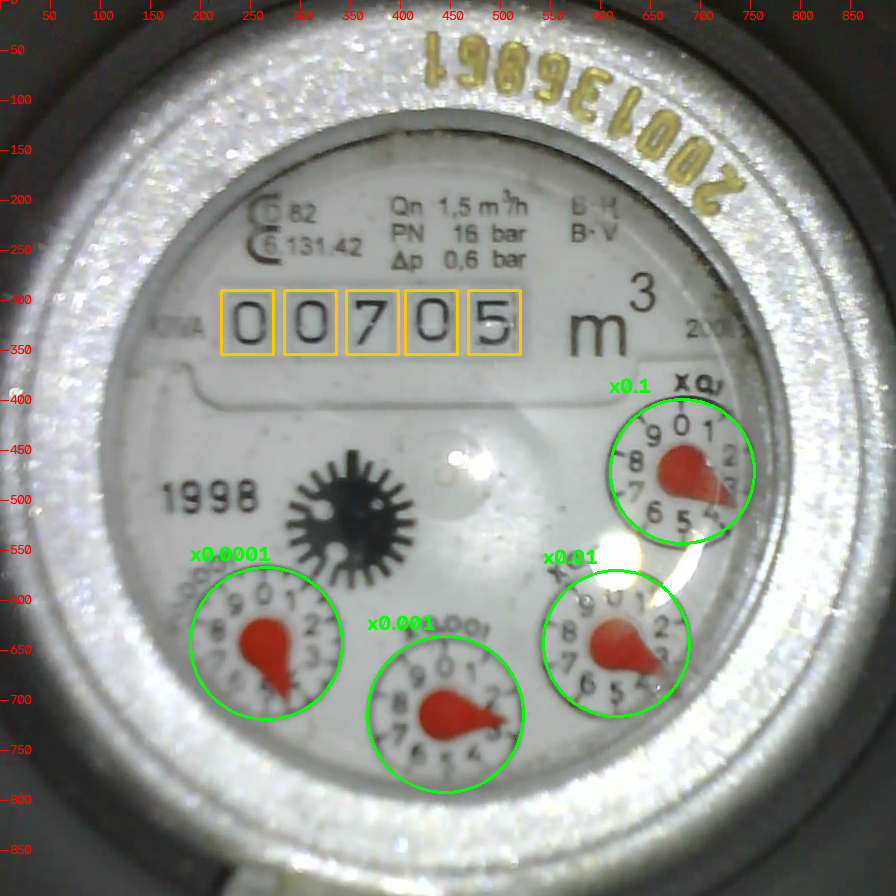
#> input picture projects/espcam-water/cv/meter.canonical.png, 896 x 896 px, given in place of ref_mounted.jpg, which was not available
$ python debug_dials.py
#> lines starting #> are read from the running program, lines starting #| are printed output that depends on the picture; after the words box and inside, x2 and y2 are one past the last pixel; in counts of white or black regions, pixels touching at a corner belong together
### projects/espcam-water/cv/watermeter/config.py
"""Meter layout configuration (canonical, upright meter frame) and reference-image calibration."""
from __future__ import annotations

import dataclasses
import pathlib

import cv2
import numpy as np
import yaml


@dataclasses.dataclass
class Dial:
    name: str
    factor: float          # m3 per full revolution / 10, e.g. 0.1 for the x0.1 dial
    cx: float
    cy: float
    r: float
    zero_deg: float = 0.0  # extra per-dial correction of the "0" direction, clockwise


@dataclasses.dataclass
class MeterConfig:
    reference: str                     # reference image path (relative to the config file)
    ref_center: tuple[float, float]    # meter glass centre in the reference image
    ref_radius: float
    rotation_deg: float                # meter "up" in the reference image, clockwise from image up
    size: int                          # canonical frame is size x size, meter centre in the middle
    dials: list[Dial]
    digit_boxes: list[tuple[int, int, int, int]]  # x, y, w, h in the canonical frame, most significant first
    base_dir: pathlib.Path = dataclasses.field(default=pathlib.Path("."), repr=False)

    @classmethod
    def load(cls, path: str | pathlib.Path) -> MeterConfig:
        path = pathlib.Path(path)
        data = yaml.safe_load(path.read_text())
        data["dials"] = [Dial(**d) for d in data["dials"]]
        data["digit_boxes"] = [tuple(b) for b in data["digit_boxes"]]
        data["ref_center"] = tuple(data["ref_center"])
        return cls(**data, base_dir=path.parent)

    # [6 lines left out: function save, not called in this run]

    def reference_image(self) -> np.ndarray:
        img = cv2.imread(str(self.base_dir / self.reference))
#> img is the input picture: shape (896, 896, 3); mean B, G, R 143.1, 149.3, 147.6
        if img is None:
            raise FileNotFoundError(self.base_dir / self.reference)
        return img

    def ref_to_canonical(self) -> np.ndarray:
        """3x3 transform from reference-image pixels to the upright canonical frame."""
        cx, cy = self.ref_center
        m = cv2.getRotationMatrix2D((cx, cy), self.rotation_deg, 1.0)
        m[0, 2] += self.size / 2 - cx
        m[1, 2] += self.size / 2 - cy
        return np.vstack([m, [0, 0, 1]])

### projects/espcam-water/cv/watermeter/align.py
"""Register a camera image onto the reference image and warp it into the canonical meter frame."""
from __future__ import annotations

import dataclasses

import cv2
import numpy as np

from .config import MeterConfig


@dataclasses.dataclass
class Alignment:
    canonical: np.ndarray     # BGR image in the canonical frame
    transform: np.ndarray     # 3x3, input pixels -> canonical
    inliers: int
    ok: bool


class Aligner:
    def __init__(self, cfg: MeterConfig, n_features: int = 4000, min_inliers: int = 40):
        self.cfg = cfg
        self.min_inliers = min_inliers
        self.orb = cv2.ORB_create(n_features)
        self.matcher = cv2.BFMatcher(cv2.NORM_HAMMING)
        ref = cv2.cvtColor(cfg.reference_image(), cv2.COLOR_BGR2GRAY)
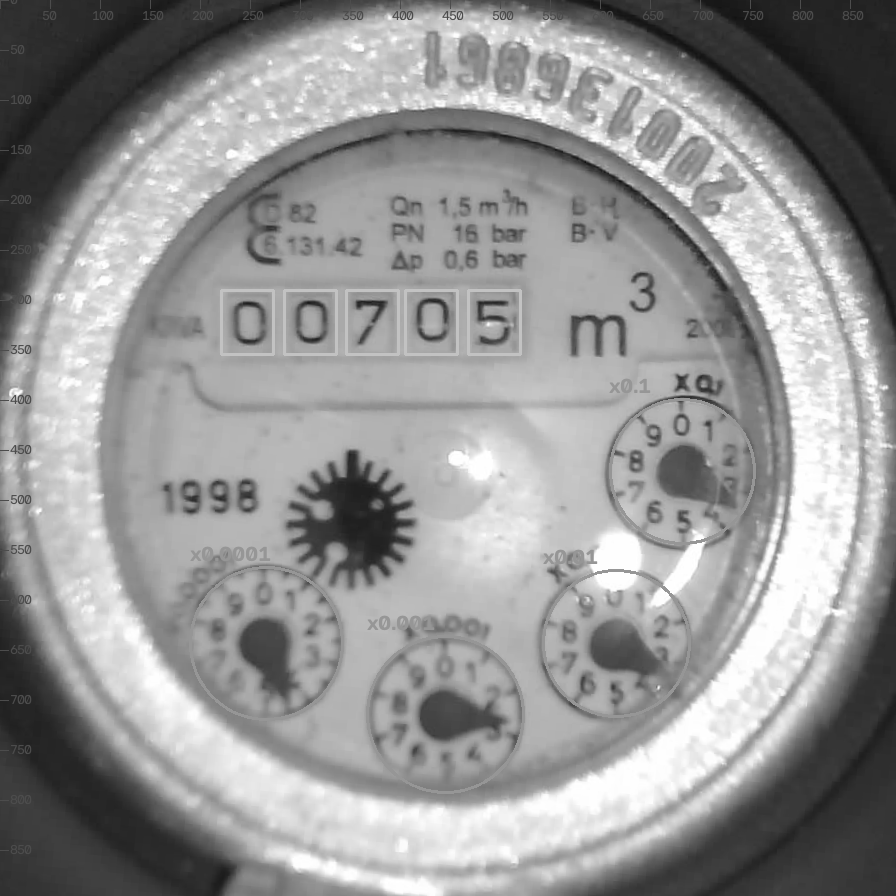
#> ref: shape (896, 896); min 16, max 255, mean 148
        mask = np.zeros_like(ref)
        cx, cy = cfg.ref_center
        # Include the meter ring: it has more texture than the white dial face.
        cv2.circle(mask, (int(cx), int(cy)), int(cfg.ref_radius * 1.35), 255, -1)
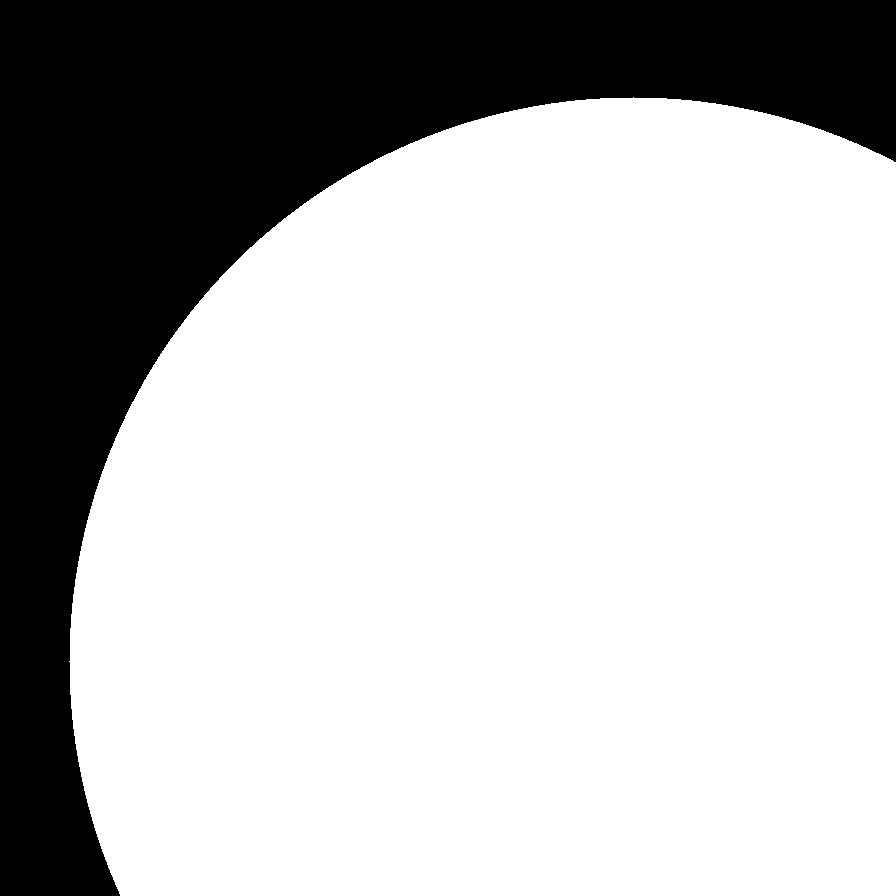
#> mask: shape (896, 896); 72.5% white; 1 black region, box (x1, y1, x2, y2) and area: (0, 0, 896, 896) 220589
        self.ref_kp, self.ref_desc = self.orb.detectAndCompute(self._prep(ref), mask)
        self.ref_to_canon = cfg.ref_to_canonical()

    @staticmethod
    def _prep(gray: np.ndarray) -> np.ndarray:
        return cv2.createCLAHE(clipLimit=2.0, tileGridSize=(8, 8)).apply(gray)
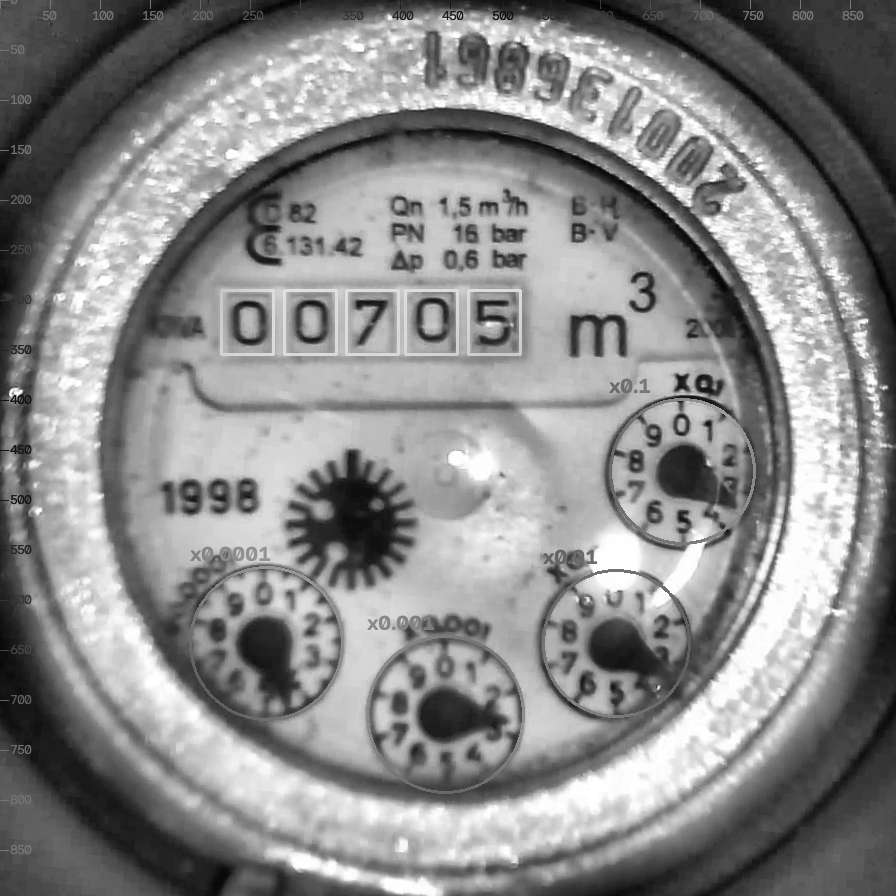
#> returned value: shape (896, 896); min 1, max 255, mean 136.7

    # [20 lines left out: function align, not called in this run]

### projects/espcam-water/cv/watermeter/pipeline.py
"""End-to-end reader: image -> aligned canonical frame -> dials + digits -> fused reading."""
from __future__ import annotations

import dataclasses
import math
import pathlib

import cv2
import numpy as np

from .align import Aligner
from .config import MeterConfig
from .dials import DialReading, read_dial
from .digits import DigitClassifier, DigitReading, crop_digits
from .reading import MIN_DIAL_CONFIDENCE, Reading, fuse


@dataclasses.dataclass
class Result:
    reading: Reading
    dials: list[DialReading]
    digits: list[DigitReading]
    aligned: bool
    inliers: int
    canonical: np.ndarray


class MeterReader:
    def __init__(self, config_path: str | pathlib.Path, *extra_digit_dirs: str | pathlib.Path):
        self.cfg = MeterConfig.load(config_path)
        self.aligner = Aligner(self.cfg)
#> in __init__, `self.ref_kp, self.ref_desc = self.orb.detectAndCompute(self._prep(ref)..`: self.ref_kp = 4000 keypoints; strongest (x, y, size): (594, 560, 31), (596, 562, 31), (594, 559, 37.2), (679, 386, 77.1)
        # Seed samples ship with the config; learned samples come from the tracker's store.
        self.classifier = DigitClassifier.from_dir(self.cfg.base_dir / "digits", *extra_digit_dirs)

    # [28 lines left out: functions read, annotate, not called in this run]

### projects/espcam-water/cv/watermeter/digits.py
"""Roller-digit reading: crop the digit windows and classify them with a nearest-neighbour model.

Training samples live in <digits_dir>/<label>/*.png where label is 0-9. Collect crops with
`python -m watermeter export-digits ...` and sort them into the label folders.
"""
from __future__ import annotations

import dataclasses
import pathlib

import cv2
import numpy as np

SAMPLE_SIZE = (24, 32)  # w, h


@dataclasses.dataclass
class DigitReading:
    digit: int | None
    distance: float        # normalised distance to the nearest sample (lower is better)
    margin: float          # gap to the nearest sample of a different digit (higher is better)


def crop_digits(canonical: np.ndarray, boxes: list[tuple[int, int, int, int]]) -> list[np.ndarray]:
    return [canonical[y:y + h, x:x + w] for x, y, w, h in boxes]


# [6 lines left out: function features, not called in this run]


class DigitClassifier:
    def __init__(self, samples: list[tuple[int, np.ndarray]]):
        self.labels = np.array([lbl for lbl, _ in samples], dtype=int)
        self.feats = np.stack([features(img) for _, img in samples]) if samples else np.empty((0, 0))

    @classmethod
    def from_dir(cls, *paths: str | pathlib.Path) -> DigitClassifier:
        samples = []
        for path in paths:
            for d in sorted(pathlib.Path(path).glob("[0-9]")):
                for f in sorted(d.glob("*.png")):
                    samples.append((int(d.name), cv2.imread(str(f))))
        return cls(samples)

    @property
    def known_digits(self) -> set[int]:
        return set(self.labels.tolist())

    def count(self, label: int) -> int:
        return int((self.labels == label).sum())

    # [21 lines left out: functions distance_to, add, classify, not called in this run]

### projects/espcam-water/cv/debug_dials.py
"""Debug: dump redness map and canonical crop for each dial of one image (side by side)."""
import sys

import cv2
import numpy as np

from watermeter.dials import redness
from watermeter.pipeline import MeterReader

reader = MeterReader(sys.argv[2] if len(sys.argv) > 2 else "cv/meter.yaml")
#> (the run stopped early here; a loop or call above may not have finished)
